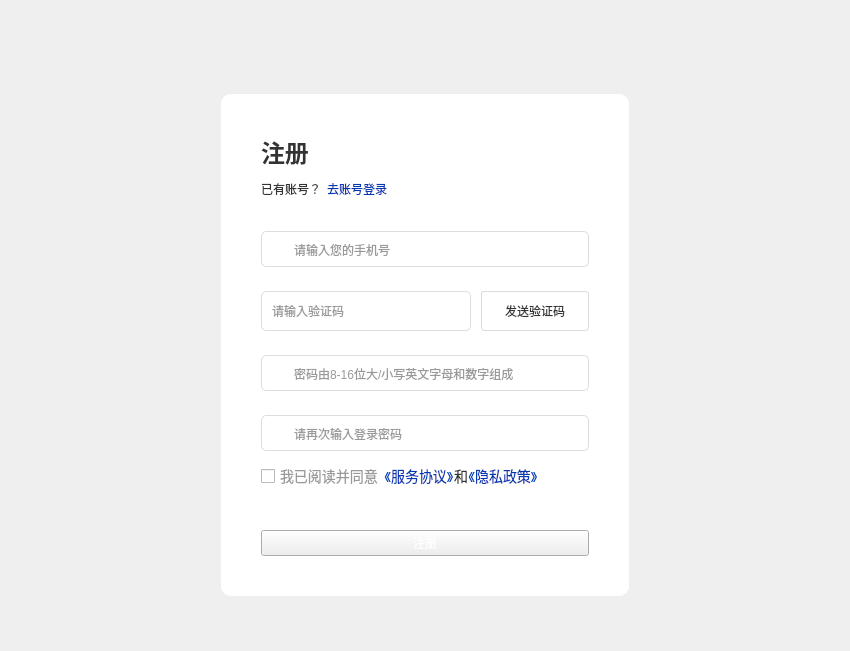
<?xml version="1.0" encoding="UTF-8"?>
<ui version="4.0">
 <class>WidRegisterClass</class>
 <widget class="QWidget" name="WidRegisterClass">
  <property name="geometry">
   <rect>
    <x>0</x>
    <y>0</y>
    <width>850</width>
    <height>651</height>
   </rect>
  </property>
  <property name="windowTitle">
   <string>WidRegister</string>
  </property>
  <layout class="QGridLayout" name="gridLayout">
   <property name="leftMargin">
    <number>0</number>
   </property>
   <property name="topMargin">
    <number>0</number>
   </property>
   <property name="rightMargin">
    <number>0</number>
   </property>
   <property name="bottomMargin">
    <number>0</number>
   </property>
   <property name="spacing">
    <number>0</number>
   </property>
   <item row="0" column="0">
    <widget class="QWidget" name="widget" native="true">
     <property name="styleSheet">
      <string notr="true">QWidget#widget{
background-color: qlineargradient(x1:0, y1:0, x2:0, y2:1,
stop:0 #E9F2FF,stop:1 #DEE8FF);
}</string>
     </property>
     <layout class="QVBoxLayout" name="verticalLayout_3">
      <property name="spacing">
       <number>0</number>
      </property>
      <property name="leftMargin">
       <number>0</number>
      </property>
      <property name="topMargin">
       <number>0</number>
      </property>
      <property name="rightMargin">
       <number>0</number>
      </property>
      <property name="bottomMargin">
       <number>0</number>
      </property>
      <item>
       <widget class="QWidget" name="horizontalWidget" native="true">
        <property name="sizePolicy">
         <sizepolicy hsizetype="Preferred" vsizetype="Fixed">
          <horstretch>0</horstretch>
          <verstretch>0</verstretch>
         </sizepolicy>
        </property>
        <layout class="QHBoxLayout" name="horizontalLayout">
         <property name="spacing">
          <number>0</number>
         </property>
         <property name="leftMargin">
          <number>20</number>
         </property>
         <property name="topMargin">
          <number>25</number>
         </property>
         <property name="rightMargin">
          <number>0</number>
         </property>
         <property name="bottomMargin">
          <number>0</number>
         </property>
         <item>
          <widget class="QLabel" name="label">
           <property name="text">
            <string/>
           </property>
           <property name="pixmap">
            <pixmap resource="../../res/res.qrc">:/Images/logo2.png</pixmap>
           </property>
          </widget>
         </item>
         <item>
          <spacer name="horizontalSpacer">
           <property name="orientation">
            <enum>Qt::Horizontal</enum>
           </property>
           <property name="sizeHint" stdset="0">
            <size>
             <width>40</width>
             <height>20</height>
            </size>
           </property>
          </spacer>
         </item>
        </layout>
       </widget>
      </item>
      <item>
       <layout class="QHBoxLayout" name="horizontalLayout_2">
        <property name="leftMargin">
         <number>10</number>
        </property>
        <property name="rightMargin">
         <number>10</number>
        </property>
        <item>
         <spacer name="horizontalSpacer_2">
          <property name="orientation">
           <enum>Qt::Horizontal</enum>
          </property>
          <property name="sizeHint" stdset="0">
           <size>
            <width>40</width>
            <height>20</height>
           </size>
          </property>
         </spacer>
        </item>
        <item>
         <layout class="QVBoxLayout" name="verticalLayout_4">
          <property name="spacing">
           <number>0</number>
          </property>
          <property name="leftMargin">
           <number>0</number>
          </property>
          <item>
           <spacer name="verticalSpacer_5">
            <property name="orientation">
             <enum>Qt::Vertical</enum>
            </property>
            <property name="sizeType">
             <enum>QSizePolicy::Fixed</enum>
            </property>
            <property name="sizeHint" stdset="0">
             <size>
              <width>20</width>
              <height>49</height>
             </size>
            </property>
           </spacer>
          </item>
          <item>
           <widget class="QWidget" name="widget_2" native="true">
            <property name="styleSheet">
             <string notr="true">QWidget#widget_2
{
	background:#fff;
	border-radius:10px;
}
QWidget{
	color:#333;
}
</string>
            </property>
            <layout class="QVBoxLayout" name="verticalLayout">
             <property name="spacing">
              <number>0</number>
             </property>
             <property name="leftMargin">
              <number>40</number>
             </property>
             <property name="topMargin">
              <number>40</number>
             </property>
             <property name="rightMargin">
              <number>40</number>
             </property>
             <property name="bottomMargin">
              <number>40</number>
             </property>
             <item>
              <widget class="QLabel" name="label_2">
               <property name="styleSheet">
                <string notr="true">font-size:24px;
font-weight:bold;
color:#333;</string>
               </property>
               <property name="text">
                <string>注册</string>
               </property>
              </widget>
             </item>
             <item>
              <spacer name="verticalSpacer_2">
               <property name="orientation">
                <enum>Qt::Vertical</enum>
               </property>
               <property name="sizeType">
                <enum>QSizePolicy::Fixed</enum>
               </property>
               <property name="sizeHint" stdset="0">
                <size>
                 <width>20</width>
                 <height>10</height>
                </size>
               </property>
              </spacer>
             </item>
             <item>
              <layout class="QHBoxLayout" name="horizontalLayout_3">
               <property name="topMargin">
                <number>0</number>
               </property>
               <item>
                <widget class="QLabel" name="label_5">
                 <property name="text">
                  <string>已有账号？</string>
                 </property>
                </widget>
               </item>
               <item>
                <widget class="QPushButton" name="btnBack">
                 <property name="styleSheet">
                  <string notr="true">color:#0039B3;
border:0px;</string>
                 </property>
                 <property name="text">
                  <string>去账号登录</string>
                 </property>
                </widget>
               </item>
               <item>
                <spacer name="horizontalSpacer_4">
                 <property name="orientation">
                  <enum>Qt::Horizontal</enum>
                 </property>
                 <property name="sizeHint" stdset="0">
                  <size>
                   <width>40</width>
                   <height>20</height>
                  </size>
                 </property>
                </spacer>
               </item>
              </layout>
             </item>
             <item>
              <spacer name="verticalSpacer_3">
               <property name="orientation">
                <enum>Qt::Vertical</enum>
               </property>
               <property name="sizeType">
                <enum>QSizePolicy::Fixed</enum>
               </property>
               <property name="sizeHint" stdset="0">
                <size>
                 <width>20</width>
                 <height>32</height>
                </size>
               </property>
              </spacer>
             </item>
             <item>
              <widget class="QWidget" name="widget_3" native="true">
               <property name="styleSheet">
                <string notr="true">QLineEdit{
	padding:9px 30px;
	border:1px solid #ddd;
	border-radius: 5px;
}</string>
               </property>
               <layout class="QVBoxLayout" name="verticalLayout_2">
                <property name="spacing">
                 <number>24</number>
                </property>
                <property name="leftMargin">
                 <number>0</number>
                </property>
                <property name="topMargin">
                 <number>0</number>
                </property>
                <property name="rightMargin">
                 <number>0</number>
                </property>
                <item>
                 <widget class="QLineEdit" name="ledName">
                  <property name="placeholderText">
                   <string>请输入您的手机号</string>
                  </property>
                 </widget>
                </item>
                <item>
                 <layout class="QHBoxLayout" name="horizontalLayout_5">
                  <property name="spacing">
                   <number>10</number>
                  </property>
                  <property name="topMargin">
                   <number>0</number>
                  </property>
                  <item>
                   <widget class="QLineEdit" name="ledCode">
                    <property name="sizePolicy">
                     <sizepolicy hsizetype="Expanding" vsizetype="Preferred">
                      <horstretch>0</horstretch>
                      <verstretch>0</verstretch>
                     </sizepolicy>
                    </property>
                    <property name="styleSheet">
                     <string notr="true">	padding:9px 8px;</string>
                    </property>
                    <property name="placeholderText">
                     <string>请输入验证码</string>
                    </property>
                   </widget>
                  </item>
                  <item>
                   <widget class="QPushButton" name="btnCode">
                    <property name="styleSheet">
                     <string notr="true">QPushButton{
border:1px solid #DCDCDC;
border-radius:3px;
padding:10px 23px;
color:#333;
}
QPushButton:!enabled
{
	background:#200039B3;
	color:#0039B3;
}</string>
                    </property>
                    <property name="text">
                     <string>发送验证码</string>
                    </property>
                   </widget>
                  </item>
                 </layout>
                </item>
                <item>
                 <widget class="QLineEdit" name="ledPass">
                  <property name="placeholderText">
                   <string>密码由8-16位大/小写英文字母和数字组成</string>
                  </property>
                 </widget>
                </item>
                <item>
                 <widget class="QLineEdit" name="ledPass2">
                  <property name="placeholderText">
                   <string>请再次输入登录密码</string>
                  </property>
                 </widget>
                </item>
               </layout>
              </widget>
             </item>
             <item>
              <widget class="QWidget" name="horizontalWidget_2" native="true">
               <property name="styleSheet">
                <string notr="true">font-size:14px;</string>
               </property>
               <layout class="QHBoxLayout" name="horizontalLayout_4">
                <property name="spacing">
                 <number>0</number>
                </property>
                <property name="leftMargin">
                 <number>0</number>
                </property>
                <property name="topMargin">
                 <number>0</number>
                </property>
                <property name="bottomMargin">
                 <number>0</number>
                </property>
                <item>
                 <widget class="QCheckBox" name="chkAgreement">
                  <property name="styleSheet">
                   <string notr="true">color:#999999;</string>
                  </property>
                  <property name="text">
                   <string>我已阅读并同意</string>
                  </property>
                 </widget>
                </item>
                <item>
                 <widget class="QPushButton" name="pushButton_4">
                  <property name="styleSheet">
                   <string notr="true">border:0px;
color:#0039B3;</string>
                  </property>
                  <property name="text">
                   <string>《服务协议》</string>
                  </property>
                 </widget>
                </item>
                <item>
                 <widget class="QLabel" name="label_6">
                  <property name="text">
                   <string>和</string>
                  </property>
                 </widget>
                </item>
                <item>
                 <widget class="QPushButton" name="pushButton_5">
                  <property name="styleSheet">
                   <string notr="true">border:0px;
color:#0039B3;</string>
                  </property>
                  <property name="text">
                   <string>《隐私政策》</string>
                  </property>
                 </widget>
                </item>
                <item>
                 <spacer name="horizontalSpacer_14">
                  <property name="orientation">
                   <enum>Qt::Horizontal</enum>
                  </property>
                  <property name="sizeHint" stdset="0">
                   <size>
                    <width>40</width>
                    <height>20</height>
                   </size>
                  </property>
                 </spacer>
                </item>
               </layout>
              </widget>
             </item>
             <item>
              <spacer name="verticalSpacer_4">
               <property name="orientation">
                <enum>Qt::Vertical</enum>
               </property>
               <property name="sizeType">
                <enum>QSizePolicy::Fixed</enum>
               </property>
               <property name="sizeHint" stdset="0">
                <size>
                 <width>20</width>
                 <height>40</height>
                </size>
               </property>
              </spacer>
             </item>
             <item>
              <widget class="QPushButton" name="btnRegister">
               <property name="styleSheet">
                <string notr="true">color:#fff;</string>
               </property>
               <property name="text">
                <string>注册</string>
               </property>
              </widget>
             </item>
            </layout>
           </widget>
          </item>
          <item>
           <spacer name="verticalSpacer">
            <property name="orientation">
             <enum>Qt::Vertical</enum>
            </property>
            <property name="sizeHint" stdset="0">
             <size>
              <width>20</width>
              <height>40</height>
             </size>
            </property>
           </spacer>
          </item>
         </layout>
        </item>
        <item>
         <spacer name="horizontalSpacer_3">
          <property name="orientation">
           <enum>Qt::Horizontal</enum>
          </property>
          <property name="sizeHint" stdset="0">
           <size>
            <width>40</width>
            <height>20</height>
           </size>
          </property>
         </spacer>
        </item>
       </layout>
      </item>
     </layout>
    </widget>
   </item>
  </layout>
 </widget>
 <layoutdefault spacing="6" margin="11"/>
 <resources>
  <include location="../../res/res.qrc"/>
 </resources>
 <connections/>
</ui>
